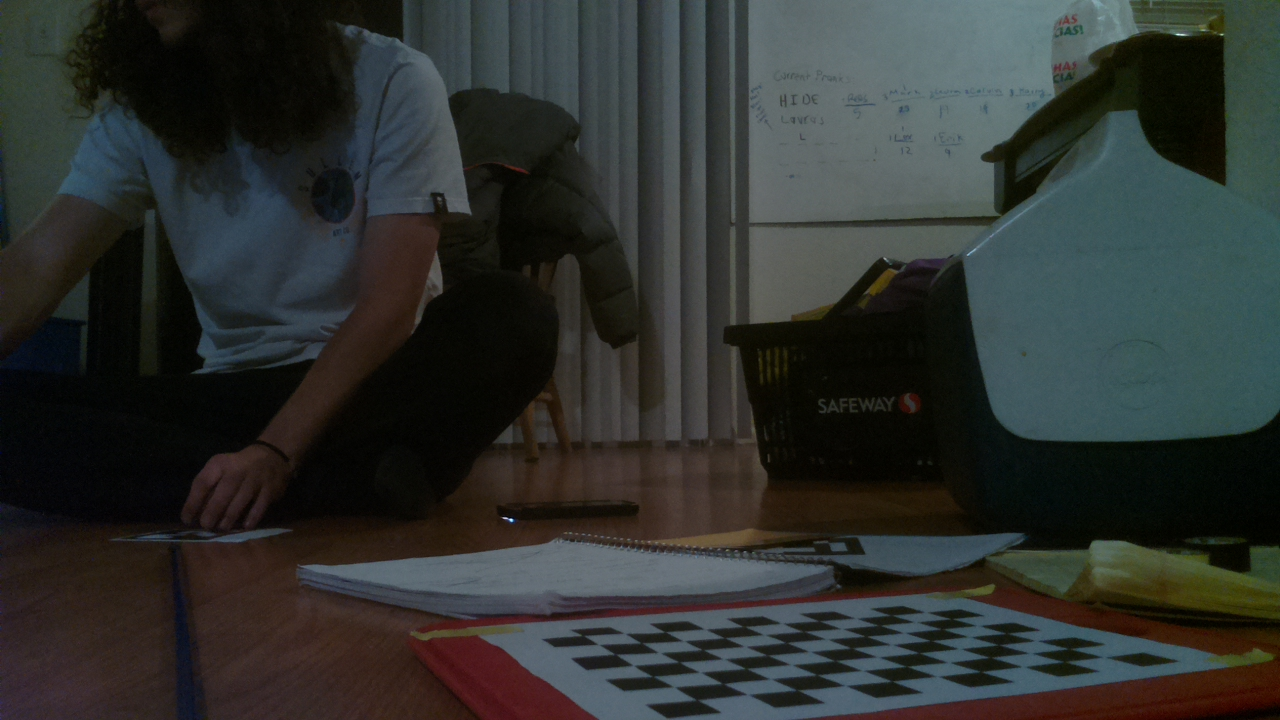
#> input picture src/srcPythonClass/image.jpg, 1280 x 720 px
$ python Question3.py
#> lines starting #> are read from the running program, lines starting #| are printed output that depends on the picture
#> the answer given: ../../../src/srcPythonClass/image.jpg
import cv2

# define a function that will take an image and convert it to grayscale
def convert_to_grayscale(name):
    # read the image
#> called with name = '../../../src/srcPythonClass/image.jpg'
    img = cv2.imread(name)
#> img is the input picture: shape (720, 1280, 3); mean B, G, R 46.8, 49.4, 46.1

    # convert the image to grayscale
    gray = cv2.cvtColor(img, cv2.COLOR_BGR2GRAY)
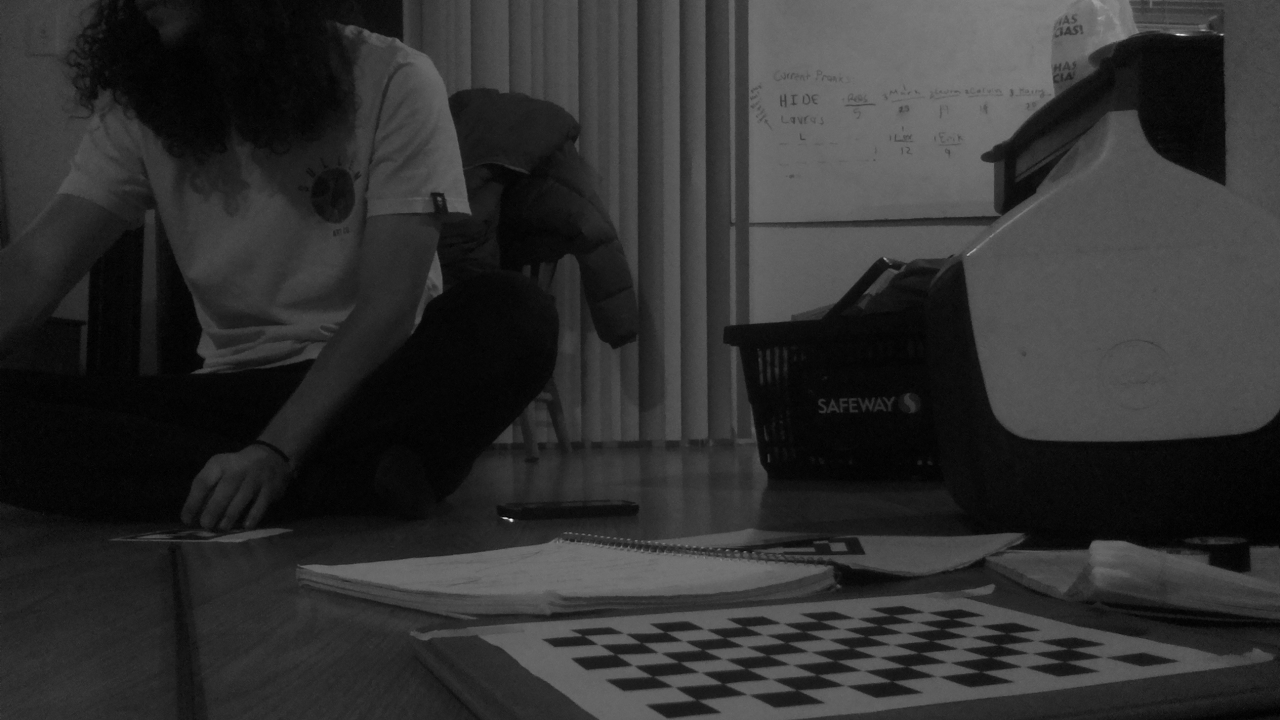
#> gray: shape (720, 1280); min 0, max 241, mean 48.1

    # save the image
    cv2.imwrite(name, gray)

if __name__ == "__main__":
    name = input("name of the file: ")
    if name[-4:] != ".jpg":
        name = name + ".jpg"

    convert_to_grayscale(name)

    # display the picture
    img = cv2.imread(name)
#> img: shape (720, 1280, 3); min 0, max 242, mean 48.1
    cv2.imshow("image", img)
    cv2.waitKey(0)
    cv2.destroyAllWindows()
